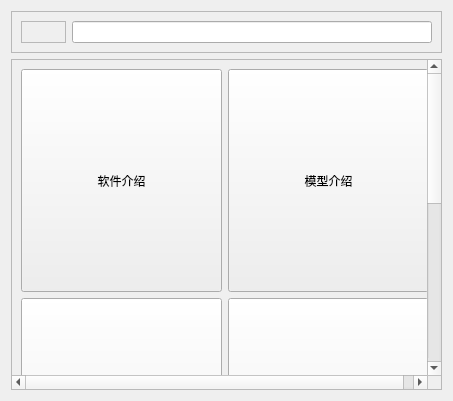
<?xml version="1.0" encoding="UTF-8"?>
<ui version="4.0">
 <class>Form</class>
 <widget class="QWidget" name="Form">
  <property name="geometry">
   <rect>
    <x>0</x>
    <y>0</y>
    <width>453</width>
    <height>401</height>
   </rect>
  </property>
  <property name="windowTitle">
   <string>Form</string>
  </property>
  <layout class="QGridLayout" name="gridLayout">
   <item row="0" column="0">
    <widget class="QFrame" name="frame">
     <property name="frameShape">
      <enum>QFrame::StyledPanel</enum>
     </property>
     <property name="frameShadow">
      <enum>QFrame::Raised</enum>
     </property>
     <layout class="QHBoxLayout" name="horizontalLayout">
      <item>
       <widget class="QFrame" name="frame_2">
        <property name="sizePolicy">
         <sizepolicy hsizetype="Preferred" vsizetype="Preferred">
          <horstretch>1</horstretch>
          <verstretch>0</verstretch>
         </sizepolicy>
        </property>
        <property name="styleSheet">
         <string notr="true">image: url(:/images/Qtdesigner/images/搜索.png);</string>
        </property>
        <property name="frameShape">
         <enum>QFrame::StyledPanel</enum>
        </property>
        <property name="frameShadow">
         <enum>QFrame::Raised</enum>
        </property>
       </widget>
      </item>
      <item>
       <widget class="QLineEdit" name="lineEdit">
        <property name="sizePolicy">
         <sizepolicy hsizetype="Expanding" vsizetype="Fixed">
          <horstretch>8</horstretch>
          <verstretch>0</verstretch>
         </sizepolicy>
        </property>
       </widget>
      </item>
     </layout>
    </widget>
   </item>
   <item row="1" column="0">
    <widget class="QScrollArea" name="scrollArea">
     <property name="sizePolicy">
      <sizepolicy hsizetype="Expanding" vsizetype="Expanding">
       <horstretch>0</horstretch>
       <verstretch>0</verstretch>
      </sizepolicy>
     </property>
     <property name="verticalScrollBarPolicy">
      <enum>Qt::ScrollBarAlwaysOn</enum>
     </property>
     <property name="horizontalScrollBarPolicy">
      <enum>Qt::ScrollBarAsNeeded</enum>
     </property>
     <property name="sizeAdjustPolicy">
      <enum>QAbstractScrollArea::AdjustToContents</enum>
     </property>
     <property name="widgetResizable">
      <bool>true</bool>
     </property>
     <property name="alignment">
      <set>Qt::AlignCenter</set>
     </property>
     <widget class="QWidget" name="scrollAreaWidgetContents">
      <property name="geometry">
       <rect>
        <x>0</x>
        <y>-348</y>
        <width>426</width>
        <height>700</height>
       </rect>
      </property>
      <property name="sizePolicy">
       <sizepolicy hsizetype="Preferred" vsizetype="Preferred">
        <horstretch>0</horstretch>
        <verstretch>0</verstretch>
       </sizepolicy>
      </property>
      <property name="minimumSize">
       <size>
        <width>426</width>
        <height>700</height>
       </size>
      </property>
      <layout class="QGridLayout" name="gridLayout_2">
       <item row="1" column="0">
        <widget class="PushButton" name="pushButton_4">
         <property name="sizePolicy">
          <sizepolicy hsizetype="Preferred" vsizetype="Preferred">
           <horstretch>0</horstretch>
           <verstretch>0</verstretch>
          </sizepolicy>
         </property>
         <property name="minimumSize">
          <size>
           <width>200</width>
           <height>200</height>
          </size>
         </property>
         <property name="text">
          <string>△G(solv)</string>
         </property>
        </widget>
       </item>
       <item row="1" column="1">
        <widget class="PushButton" name="pushButton_5">
         <property name="sizePolicy">
          <sizepolicy hsizetype="Preferred" vsizetype="Preferred">
           <horstretch>0</horstretch>
           <verstretch>0</verstretch>
          </sizepolicy>
         </property>
         <property name="minimumSize">
          <size>
           <width>200</width>
           <height>200</height>
          </size>
         </property>
         <property name="text">
          <string>Tox21</string>
         </property>
        </widget>
       </item>
       <item row="0" column="1">
        <widget class="PushButton" name="pushButton_3">
         <property name="sizePolicy">
          <sizepolicy hsizetype="Preferred" vsizetype="Preferred">
           <horstretch>0</horstretch>
           <verstretch>0</verstretch>
          </sizepolicy>
         </property>
         <property name="minimumSize">
          <size>
           <width>200</width>
           <height>200</height>
          </size>
         </property>
         <property name="text">
          <string>模型介绍</string>
         </property>
        </widget>
       </item>
       <item row="0" column="0">
        <widget class="PushButton" name="pushButton_2">
         <property name="sizePolicy">
          <sizepolicy hsizetype="Preferred" vsizetype="Preferred">
           <horstretch>0</horstretch>
           <verstretch>0</verstretch>
          </sizepolicy>
         </property>
         <property name="minimumSize">
          <size>
           <width>200</width>
           <height>200</height>
          </size>
         </property>
         <property name="text">
          <string>软件介绍</string>
         </property>
        </widget>
       </item>
       <item row="2" column="0">
        <widget class="PushButton" name="pushButton">
         <property name="sizePolicy">
          <sizepolicy hsizetype="Preferred" vsizetype="Preferred">
           <horstretch>0</horstretch>
           <verstretch>0</verstretch>
          </sizepolicy>
         </property>
         <property name="minimumSize">
          <size>
           <width>200</width>
           <height>200</height>
          </size>
         </property>
         <property name="text">
          <string>...</string>
         </property>
        </widget>
       </item>
      </layout>
     </widget>
    </widget>
   </item>
  </layout>
 </widget>
 <customwidgets>
  <customwidget>
   <class>PushButton</class>
   <extends>QPushButton</extends>
   <header>qfluentwidgets.h</header>
  </customwidget>
 </customwidgets>
 <resources>
  <include location="../../qrc.qrc"/>
 </resources>
 <connections/>
</ui>
